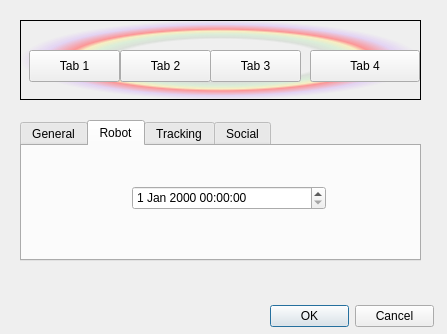
<?xml version="1.0" encoding="UTF-8"?>
<ui version="4.0">
 <class>Dialog</class>
 <widget class="QDialog" name="Dialog">
  <property name="geometry">
   <rect>
    <x>0</x>
    <y>0</y>
    <width>447</width>
    <height>334</height>
   </rect>
  </property>
  <property name="windowTitle">
   <string>Dialog</string>
  </property>
  <widget class="QDialogButtonBox" name="buttonBox">
   <property name="geometry">
    <rect>
     <x>270</x>
     <y>300</y>
     <width>164</width>
     <height>32</height>
    </rect>
   </property>
   <property name="standardButtons">
    <set>QDialogButtonBox::Cancel|QDialogButtonBox::Ok</set>
   </property>
  </widget>
  <widget class="QFrame" name="frame">
   <property name="geometry">
    <rect>
     <x>20</x>
     <y>20</y>
     <width>401</width>
     <height>80</height>
    </rect>
   </property>
   <property name="styleSheet">
    <string notr="true">QFrame{
background-color: qradialgradient(spread:pad, cx:0.5, cy:0.5, radius:0.5, fx:0.5, fy:0.5, stop:0 rgba(0, 0, 0, 0), stop:0.52 rgba(0, 0, 0, 0), stop:0.565 rgba(82, 121, 76, 33), stop:0.65 rgba(159, 235, 148, 64), stop:0.721925 rgba(255, 238, 150, 129), stop:0.77 rgba(255, 128, 128, 204), stop:0.89 rgba(191, 128, 255, 64), stop:1 rgba(0, 0, 0, 0));
}

QToolButton {
background-color : transparent;
border : none;
}

QToolButton:checked, QToolButtonpressed {
background-color:rgb[193, 210, 238];
}
</string>
   </property>
   <property name="frameShape">
    <enum>QFrame::StyledPanel</enum>
   </property>
   <property name="frameShadow">
    <enum>QFrame::Raised</enum>
   </property>
   <widget class="QPushButton" name="Tab1_Push_Button">
    <property name="geometry">
     <rect>
      <x>9</x>
      <y>30</y>
      <width>91</width>
      <height>32</height>
     </rect>
    </property>
    <property name="cursor">
     <cursorShape>CrossCursor</cursorShape>
    </property>
    <property name="toolTip">
     <string>This is a tab option</string>
    </property>
    <property name="statusTip">
     <string/>
    </property>
    <property name="whatsThis">
     <string>Press to select this tab\</string>
    </property>
    <property name="text">
     <string>Tab 1</string>
    </property>
    <property name="checkable">
     <bool>true</bool>
    </property>
    <property name="autoExclusive">
     <bool>true</bool>
    </property>
    <property name="default">
     <bool>false</bool>
    </property>
   </widget>
   <widget class="QPushButton" name="pushButton_3">
    <property name="geometry">
     <rect>
      <x>190</x>
      <y>30</y>
      <width>91</width>
      <height>32</height>
     </rect>
    </property>
    <property name="cursor">
     <cursorShape>CrossCursor</cursorShape>
    </property>
    <property name="toolTip">
     <string>This is a tab option</string>
    </property>
    <property name="statusTip">
     <string/>
    </property>
    <property name="whatsThis">
     <string>Press to select this tab\</string>
    </property>
    <property name="text">
     <string>Tab 3</string>
    </property>
    <property name="checkable">
     <bool>true</bool>
    </property>
    <property name="autoExclusive">
     <bool>true</bool>
    </property>
    <property name="default">
     <bool>false</bool>
    </property>
   </widget>
   <widget class="QPushButton" name="pushButton_4">
    <property name="geometry">
     <rect>
      <x>100</x>
      <y>30</y>
      <width>91</width>
      <height>32</height>
     </rect>
    </property>
    <property name="cursor">
     <cursorShape>CrossCursor</cursorShape>
    </property>
    <property name="toolTip">
     <string>This is a tab option</string>
    </property>
    <property name="statusTip">
     <string/>
    </property>
    <property name="whatsThis">
     <string>Press to select this tab\</string>
    </property>
    <property name="text">
     <string>Tab 2</string>
    </property>
    <property name="checkable">
     <bool>true</bool>
    </property>
    <property name="autoExclusive">
     <bool>true</bool>
    </property>
    <property name="default">
     <bool>false</bool>
    </property>
   </widget>
   <widget class="QPushButton" name="pushButton_2">
    <property name="geometry">
     <rect>
      <x>290</x>
      <y>30</y>
      <width>110</width>
      <height>32</height>
     </rect>
    </property>
    <property name="cursor">
     <cursorShape>CrossCursor</cursorShape>
    </property>
    <property name="toolTip">
     <string>This is a tab option</string>
    </property>
    <property name="statusTip">
     <string/>
    </property>
    <property name="whatsThis">
     <string>Press to select this tab\</string>
    </property>
    <property name="text">
     <string>Tab 4</string>
    </property>
    <property name="checkable">
     <bool>true</bool>
    </property>
    <property name="autoExclusive">
     <bool>true</bool>
    </property>
    <property name="default">
     <bool>false</bool>
    </property>
   </widget>
  </widget>
  <widget class="QStackedWidget" name="stackedWidget">
   <property name="geometry">
    <rect>
     <x>20</x>
     <y>110</y>
     <width>411</width>
     <height>161</height>
    </rect>
   </property>
   <property name="currentIndex">
    <number>0</number>
   </property>
   <widget class="QWidget" name="page">
    <widget class="QTabWidget" name="tabWidget">
     <property name="geometry">
      <rect>
       <x>0</x>
       <y>10</y>
       <width>401</width>
       <height>141</height>
      </rect>
     </property>
     <property name="styleSheet">
      <string notr="true">QCheckBox{
background-color: qlineargradient(spread:pad, x1:0, y1:0, x2:0, y2:1, stop:0 rgba(255, 0, 0, 255), stop:0.339795 rgba(255, 0, 0, 255), stop:0.339799 rgba(255, 255, 255, 255), stop:0.662444 rgba(255, 255, 255, 255), stop:0.662469 rgba(0, 0, 255, 255), stop:1 rgba(0, 0, 255, 255));
}</string>
     </property>
     <property name="currentIndex">
      <number>1</number>
     </property>
     <widget class="QWidget" name="tab_5">
      <attribute name="title">
       <string>General</string>
      </attribute>
      <widget class="QCheckBox" name="checkBox_3">
       <property name="geometry">
        <rect>
         <x>20</x>
         <y>70</y>
         <width>85</width>
         <height>18</height>
        </rect>
       </property>
       <property name="text">
        <string>Setting 1</string>
       </property>
      </widget>
      <widget class="QComboBox" name="comboBox_2">
       <property name="geometry">
        <rect>
         <x>20</x>
         <y>10</y>
         <width>221</width>
         <height>26</height>
        </rect>
       </property>
       <item>
        <property name="text">
         <string>Setting 1</string>
        </property>
       </item>
       <item>
        <property name="text">
         <string>Setting 2</string>
        </property>
       </item>
      </widget>
      <widget class="QCheckBox" name="checkBox_4">
       <property name="geometry">
        <rect>
         <x>150</x>
         <y>70</y>
         <width>85</width>
         <height>18</height>
        </rect>
       </property>
       <property name="text">
        <string>Setting 2</string>
       </property>
      </widget>
     </widget>
     <widget class="QWidget" name="tab_6">
      <attribute name="title">
       <string>Robot</string>
      </attribute>
      <widget class="QDateTimeEdit" name="dateTimeEdit">
       <property name="geometry">
        <rect>
         <x>110</x>
         <y>40</y>
         <width>194</width>
         <height>24</height>
        </rect>
       </property>
      </widget>
     </widget>
     <widget class="QWidget" name="tab_7">
      <attribute name="title">
       <string>Tracking</string>
      </attribute>
      <widget class="QDockWidget" name="dockWidget">
       <property name="geometry">
        <rect>
         <x>10</x>
         <y>-20</y>
         <width>120</width>
         <height>80</height>
        </rect>
       </property>
       <widget class="QWidget" name="dockWidgetContents"/>
      </widget>
      <widget class="QSpinBox" name="spinBox">
       <property name="geometry">
        <rect>
         <x>230</x>
         <y>40</y>
         <width>53</width>
         <height>24</height>
        </rect>
       </property>
      </widget>
     </widget>
     <widget class="QWidget" name="tab_8">
      <attribute name="title">
       <string>Social</string>
      </attribute>
      <widget class="QPlainTextEdit" name="plainTextEdit">
       <property name="geometry">
        <rect>
         <x>40</x>
         <y>20</y>
         <width>104</width>
         <height>78</height>
        </rect>
       </property>
      </widget>
      <widget class="QComboBox" name="comboBox_3">
       <property name="geometry">
        <rect>
         <x>220</x>
         <y>50</y>
         <width>104</width>
         <height>26</height>
        </rect>
       </property>
      </widget>
     </widget>
    </widget>
   </widget>
   <widget class="QWidget" name="page_3"/>
   <widget class="QWidget" name="page_2"/>
  </widget>
 </widget>
 <resources/>
 <connections/>
</ui>
